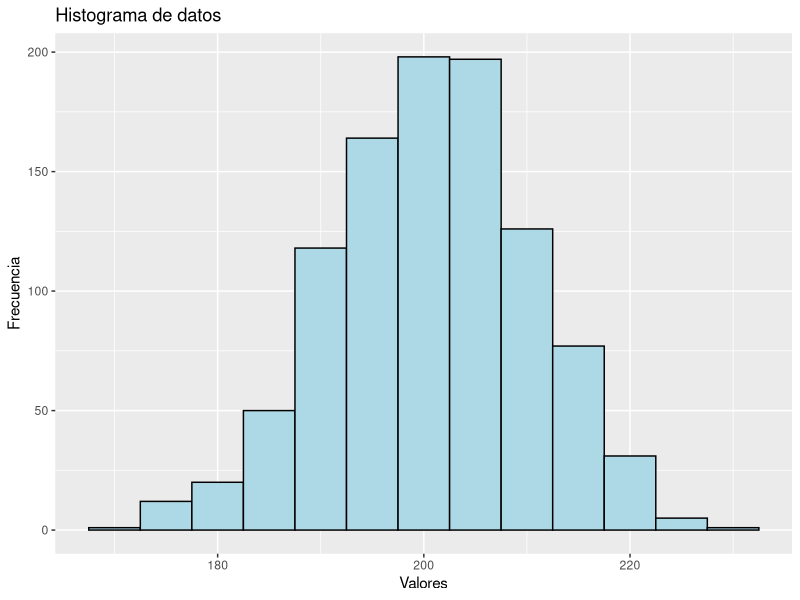
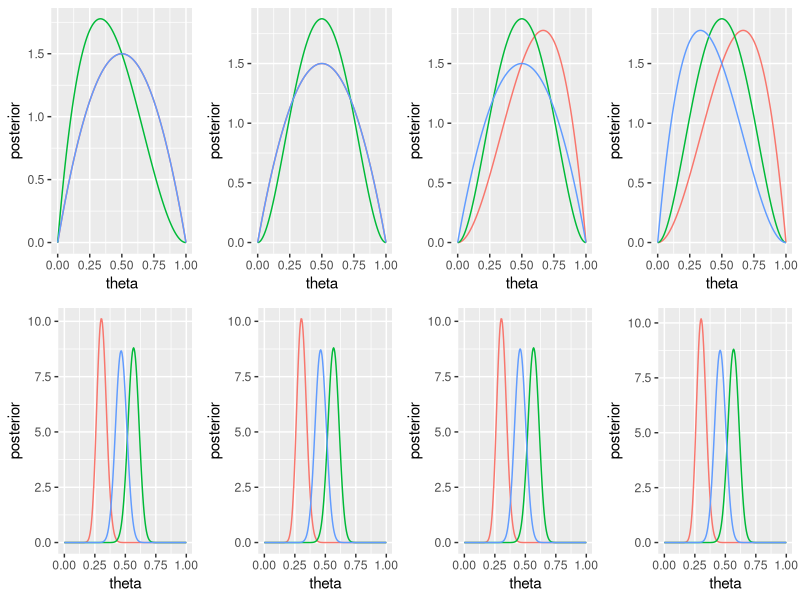
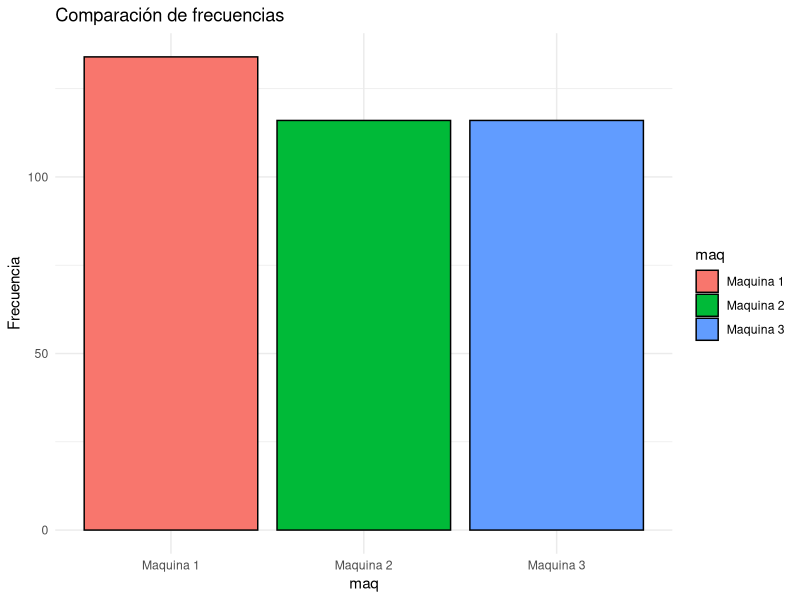
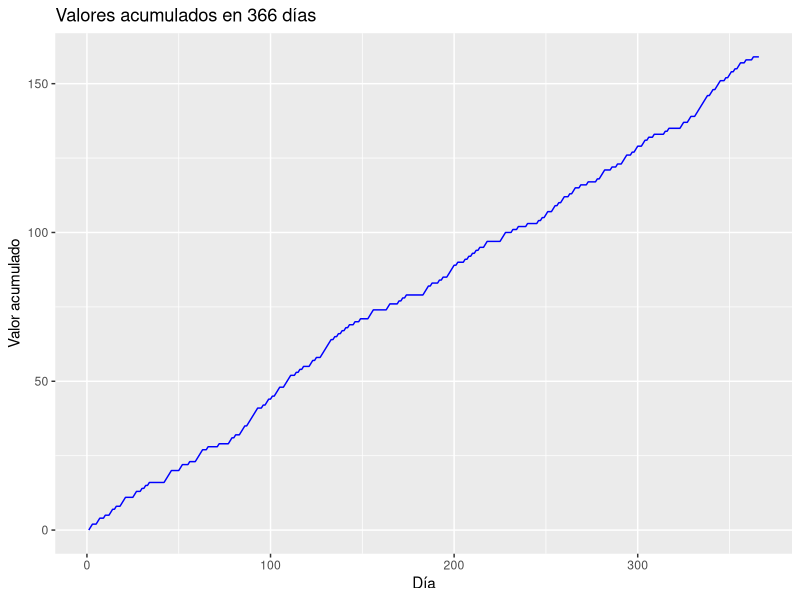

Write the R code that produced these figures, in order. (Note: this script raises an error after producing the figures.)
set.seed(491)
resultados=rbinom(1000, 366, 0.55)
datos=data.frame(resultados)
summary(datos) # mejorar

library(ggplot2)
ggplot(data.frame(x = resultados), aes(x)) +
  geom_histogram(binwidth = 5, fill = "lightblue", color = "black") +
  #geom_density(color = "red", size = 1.5) +  # Agrega la línea suavizada
  labs(title = "Histograma de datos",
       x = "Valores",
       y = "Frecuencia")

#en promedio esperamos que gane 200.6 veces o 201
#########################################################

###########################################################################
## Estrategia 1: Completamente al azar
####################### 1
al_azar <- function(lista) {
  alphas <- lista[[1]]
  betas <- lista[[2]]
  tethas <- lista[[3]]
  prior_df <- lista[[4]]
  x1 <- lista[[5]]
  cont <- lista[[6]]

  
  sample <- sample(1:length(alphas), 1)
  rst_juego <- rbinom(1, 1, tethas[sample])
  postirior <- dbeta(x1, alphas[sample] + rst_juego, betas[sample] + 1 - rst_juego)
  prior_df[, sample] <- postirior
  alphas[sample] <- alphas[sample] + rst_juego
  betas[sample] <- betas[sample] + 1 - rst_juego
  cont[sample] = cont[sample] + 1
  
  salida_list <- list(alphas, betas, tethas, prior_df, x1, cont, rst_juego)
  return(salida_list)
}

####################### 2
library(ggplot2)
library(dplyr)
library(cowplot)
set.seed(491)
alphas<-c(2,2,2)
betas<-c(2,2,2)
tethas=c(0.3,0.55,0.45)

x1=seq(0,1,length.out =200)
prior1=dbeta(x1,alphas[1],betas[1])
prior2=dbeta(x1,alphas[2],betas[2])
prior3=dbeta(x1,alphas[3],betas[3])

prior_df <- data.frame(prior1, prior2, prior3)
wins=numeric(366)
cont<-c(0,0,0)
rst_juego=0
entrada_list = list(alphas, betas, tethas, prior_df, x1, cont, rst_juego)
graf_list=list()

for (i in 1:366) {
  entrada_list=al_azar(lista=entrada_list)

  if(i==1){
    wins[i]=entrada_list[[7]]
  }else{
    wins[i]=wins[i-1]+entrada_list[[7]]
  }
  prior_df_largo <- data.frame(
    theta = entrada_list[[5]],
    posterior = rep(c(entrada_list[[4]]$prior1, 
                      entrada_list[[4]]$prior2, 
                      entrada_list[[4]]$prior3), time = 1),
    maquina = rep(c("Maquina 1", "Maquina 2", "Maquina 3"), each = length(entrada_list[[5]]))
  )
  graf_list[[i]] <- ggplot(prior_df_largo)+
                      aes(x = theta, y = posterior, color = maquina)+
                      theme(legend.position = "none")+
                      geom_line()
}
library(gridExtra)

grid.arrange(graf_list[[1]],graf_list[[2]],graf_list[[3]],graf_list[[4]],
             graf_list[[363]],graf_list[[364]],graf_list[[365]],graf_list[[366]],
             ncol = 4)


prior_df <- entrada_list[[4]]

# Crear el gráfico de barras

df <- data.frame(maq = c("Maquina 1", "Maquina 2", "Maquina 3"),
                 freq = entrada_list[[6]])
ggplot(df, aes(x = maq, y = freq, fill = maq)) +
  geom_bar(stat = "identity", color = "black") +
  labs(title = "Comparación de frecuencias",
       #x = "Variable",
       y = "Frecuencia") +
  theme_minimal()


df <- data.frame(dias = 1:366, wins=wins)
# Crear el gráfico de barras
ggplot(df, aes(x = dias, y = wins)) +
  geom_line(color = "blue")+
  labs(title = "Valores acumulados en 366 días",
       x = "Día",
       y = "Valor acumulado")



######################## 3 1000 de 365 dias
wins_anio = numeric(1000)

for (anio in 1:1000) {
  for (i in 1:366) {
    entrada_list=al_azar(lista=entrada_list)
    if(i==1){
      wins[i]=entrada_list[[7]]
    }else{
      wins[i]=wins[i-1]+entrada_list[[7]]
    }
  }  
  wins_anio[anio] <- wins[366]
}


ggplot(ganacias_df) +
  aes(x = wins) +
  geom_histogram(aes(y = ..density..), color = "black", fill = "lightblue", bins = 30) +
  geom_density(color = "blue", size = 1)

#4 no es bayesiano, es al azar perreque

###########################################################################
## Estrategia 2: Greedy con tasa obs


###### 1 Fijamos la semilla
set.seed(412)
greedy_tasa_obs<-function(lista2){
  fl_calentamiento <- lista2[[5]]
  t <- lista2[[2]]
  tethas <- lista2[[1]]
  if (fl_calentamiento){
    sample <- sample(1:3, 1)
  }
  else{
    sample <-  case_when(
      t[1] > t[2] & t[1] > t[3] ~ as.numeric(1),
      t[2] > t[1] & t[2] > t[3] ~  as.numeric(2),
      t[3] > t[1] & t[3] > t[2] ~  as.numeric(3),
      t[1] == t[2] & t[1] == t[3] ~ as.numeric(sample(1:3, 1)),
      t[1] == t[2] & t[1] > t[3] ~ as.numeric(sample(1:2, 1)),
      t[1] == t[3] & t[1] > t[2] ~ as.numeric(sample(c(1, 3), 1)),
      t[2] == t[3] & t[2] > t[1] ~ as.numeric(sample(2:3, 1))
    )
  }
  juego <- rbinom(1, 1, tethas[sample])
  lista2_salida<-list(tethas, t, juego, sample, fl_calentamineto)
  return(lista2_salida)
}

# Defino variables necesarias
tethas=c(0.3,0.55,0.45)
t = c(0.5,0.5,0.5)
cont_exitos= c(0,0,0)
cont_tiradas = c(0, 0, 0)
juego=0
sample=0
fl_calentamineto=TRUE
wins=numeric(366)
lista2_entrada=list(tethas, t, juego, sample, fl_calentamineto)

for(i in 1:366){
  fl_calentamineto <- ifelse(i>10, FALSE, TRUE )

  lista2_entrada <- greedy_tasa_obs(lista2 = lista2_entrada)
  juego <- lista2_entrada[[3]]
  sample <- lista2_entrada[[4]]
  cont_exitos[sample] <- cont_exitos[sample] + juego
  cont_tiradas[sample] <- cont_tiradas[sample] + 1
  lista2_entrada[[2]][sample] <- cont_exitos[sample] / cont_tiradas[sample]
  if(i==1){
    wins[i]=juego
  }else{
    wins[i]=wins[i-1]+juego
  }
}




# Graficos

df <- data.frame(cont = c("Maquina 1", "Maquina 2", "Maquina 3"),
                 freq = cont_tiradas)

ggplot(df, aes(x = cont, y = freq, fill = cont)) +
  geom_bar(stat = "identity", color = "black") +
  labs(title = "Gráfico de Barras de la frecuencia de cada máquina",
       #x = "Variable",
       y = "Frecuencia") +
  theme_minimal()


df <- data.frame(dias = 1:366, wins=wins)
# Crear el gráfico de barras
ggplot(df, aes(x = dias, y = wins)) +
  geom_line(color = "blue")+
  labs(title = "Valores acumulados en 366 días",
       x = "Día",
       y = "Valor acumulado")


# Crear el gráfico de postiriors
x1=seq(0,1,length.out =200)
posterior1=dbeta(x1,2+cont_exitos[1],2+cont_tiradas[1]-cont_exitos[1])
posterior2=dbeta(x1,2+cont_exitos[2],2+cont_tiradas[2]-cont_exitos[2])
posterior3=dbeta(x1,2+cont_exitos[3],2+cont_tiradas[3]-cont_exitos[3])

df <- data.frame(
  theta = x1,
  posterior = rep(c(posterior1,posterior2, posterior3), time = 1),
  maquina = rep(c("Maquina 1", "Maquina 2", "Maquina 3"), each = length(x1))
)

ggplot(df)+
  aes(x = theta, y = posterior, color = maquina)+
  theme(legend.position = "none")+
  geom_line()


